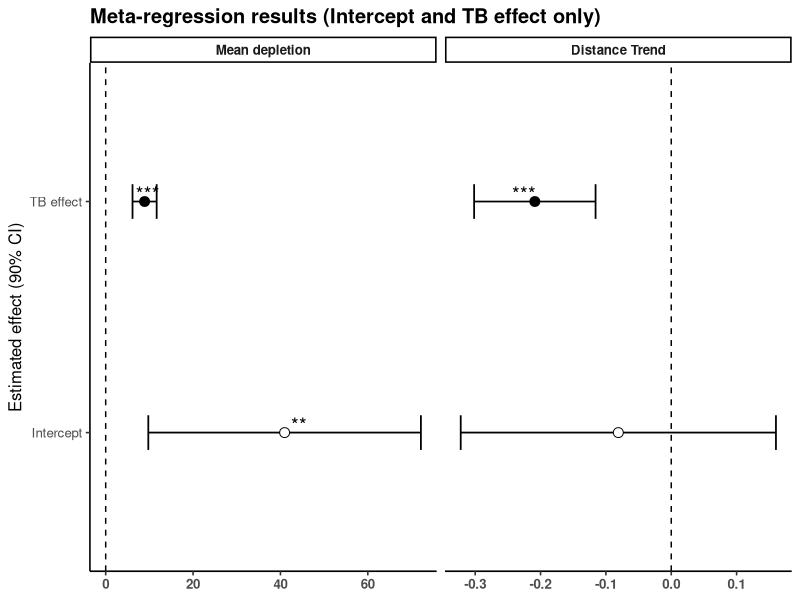

This figure's R source:
# ------------------------------------------------------------------------------
# Script purpose (preamble)
# ------------------------------------------------------------------------------
# This script defines a compact visualization for second-stage meta-regression
# outputs and applies it to the preferred specification. It produces a two-panel
# coefficient plot (one panel per outcome) showing only the Intercept and TB
# effect estimates with 90% confidence intervals and significance stars.
#
# Inputs
# - A data frame `df` containing second-stage output columns for both outcomes:
#     nm_0, b_0, se_0, p_0   (Mean depletion model terms)
#     nm_1, b_1, se_1, p_1   (Distance Trend model terms)
#   In usage, `df` is read from:
#     ../3_secondstage/preferredOut.csv
#
# Core function: regressplot(df)
# 1) Reshape to a long plotting format:
#    - Start from wide second-stage output (both outcomes in one row-set).
#    - pivot_longer over est_0/est_1 so each term appears twice: once for each
#      outcome (“Mean depletion” and “Distance Trend”).
# 2) Attach the correct standard error and p-value by outcome:
#    - For each long row, pick se_0/p_0 if outcome_id == est_0, else se_1/p_1.
# 3) Compute uncertainty and annotations:
#    - 90% CI using ±1.64 × SE
#    - significance stars based on p-value thresholds (0.1, 0.05, 0.01)
#    - component label restricted to the two terms of interest:
#        intrcpt -> “Intercept”
#        otherwise -> “TB effect”
#    - enforce consistent facet ordering via an outcome factor
#
# Plot
# - Horizontal coefficient plot, faceted by outcome (free x-scale per panel):
#    * points: estimates (shape 21, black outline)
#    * error bars: 90% CI
#    * stars: placed slightly to the right of the estimate
#    * vertical reference line at x = 0 (dashed)
# - Styling:
#    * theme_classic, bold facet labels/title
#    * fill mapped to component (Intercept vs TB effect), legend removed
#
# Output
# - A two-panel figure titled “Meta-regression results (Intercept and TB effect only)”
#   for the preferred specification in preferredOut.csv.
# ------------------------------------------------------------------------------
regressplot <- function(df) {
  library(dplyr)
  library(ggplot2)
  library(tidyr)
  
  # --- Reshape to long form for plotting ---
  plot_df <- df %>%
    transmute(
      term = nm_0,
      est_0 = b_0, se_0 = se_0, p_0 = p_0,
      est_1 = b_1, se_1 = se_1, p_1 = p_1
    ) %>%
    pivot_longer(
      cols = starts_with("est_"),
      names_to = "outcome_id",
      values_to = "est"
    ) %>%
    mutate(
      se = if_else(outcome_id == "est_0", se_0, se_1),
      p  = if_else(outcome_id == "est_0", p_0, p_1),
      outcome = if_else(outcome_id == "est_0", "Mean depletion", "Distance Trend"),
      ci_low  = est - 1.64 * se,
      ci_high = est + 1.64 * se,
      stars = case_when(
        p < 0.01 ~ "***",
        p < 0.05 ~ "**",
        p < 0.1  ~ "*",
        TRUE ~ ""
      ),
      component = ifelse(term == "intrcpt", "Intercept", "TB effect"),
      outcome = factor(outcome, levels = c("Mean depletion", "Distance Trend"))
    )
  
  # --- Plot ---
  ggplot(plot_df, aes(y = component, x = est, fill = component)) +
    geom_hline(yintercept = 0, linetype = "dashed", color = "gray50") +
    geom_errorbar(aes(xmin = ci_low, xmax = ci_high),
                  width = 0.15, linewidth = 0.6) +
    geom_point(size = 3, shape = 21, color = "black") +
    geom_text(aes(label = stars, x = est * 1.08),
              vjust = 0, size = 5) +
    scale_fill_manual(values = c("Intercept" = "white", "TB effect" = "black")) +
    facet_wrap(~ outcome, scales = "free_x") +
    labs(
      x = NULL,
      y = "Estimated effect (90% CI)",
      title = "Meta-regression results (Intercept and TB effect only)"
    ) +
    theme_classic(base_size = 12) +
    theme(
      legend.position = "none",
      strip.text = element_text(face = "bold"),
      plot.title = element_text(face = "bold"),
      axis.text.x = element_text(face = "bold")
    )+geom_vline(xintercept=0,lty=2)
}


d=read.csv('../3_secondstage/preferredOut.csv')
regressplot(d)
